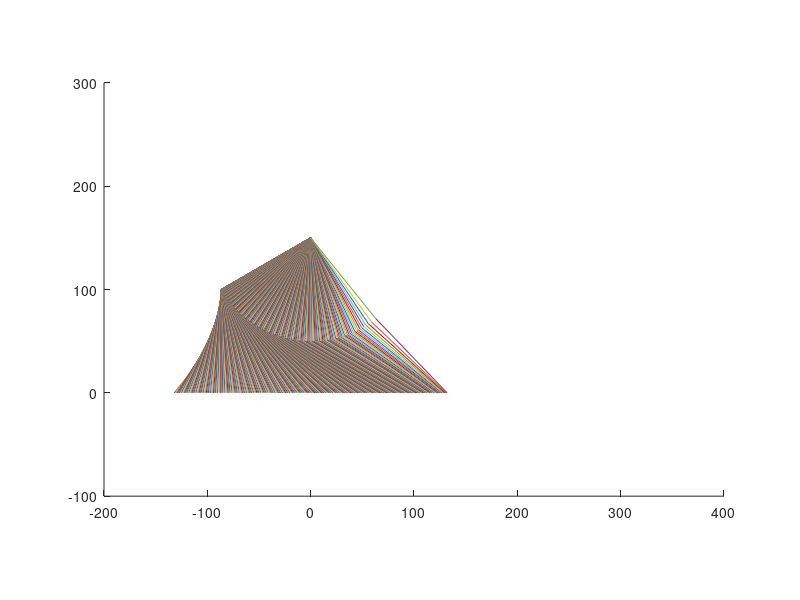

Recreate this plot in MATLAB.

%% Paremeters
l1=100;                 %Determines leg size, in this case we asume that upper and lower limb segments are the same size
% l2=4;
q1_Position=[0 150];    %Modify this parameter dependig on the leg size
xlimit=[-200 400];      %Modify this parameter dependig on the leg size
ylimit=[-100 300];      %Modify this parameter dependig on the leg size
lastTouchPoint=-500;    %Modify this parameter dependig on the leg size

figure
% title(['Posture with  q1:  ' num2str(rad2deg(q1_F_Uplimit))  'and    q2:  ' num2str(rad2deg(q2_F_Uplimit)) '  (deg) '])
%     xlabel('cm')
%     ylabel('cm') 
%     hold on
%%
for i=1:1000
    
    i
    x(1) = q1_Position(1);
    y(1) = q1_Position(2);
    x(2) = q1_Position(1);
    y(2) = 0;
    x(3) = lastTouchPoint+i; 
    y(3) = 0;
    x(4) = q1_Position(1); 
    y(4) = q1_Position(2);
   
    mid_Hip_x=(q1_Position(1)-x(3))/2;
    mid_Hip_y=(q1_Position(2)-y(3))/2;
    

       slope=(y(3)-q1_Position(2))/(x(3)+q1_Position(1)); 

    deg=atand(slope);
  

%     plot(x(:),y(:));
%     hold on 
    if (x(3)<0)
    foot_q1_dist=sqrt(((x(1)+x(3))^2)+(y(1)-y(2))^2)
    else
    foot_q1_dist=sqrt(((x(1)-x(3))^2)+(y(1)-y(2))^2)   
    end
    max_dist=l1*2
    c=sqrt(l1^2-(foot_q1_dist/2)^2);
    
if(foot_q1_dist<=(l1*2))
    if (x(3)<q1_Position(1))
%         plot ([mid_Hip_x+x(3) (mid_Hip_x+x(3))+(c*cosd(90+deg))], [mid_Hip_y+y(3) (mid_Hip_y+y(3))+(c*sind(90+deg))]);
%         hold on
        plot ([(mid_Hip_x+x(3))+(c*cosd(90+deg)) x(3)], [(mid_Hip_y+y(3))+(c*sind(90+deg)) y(3)]);
        hold on
        plot ([(mid_Hip_x+x(3))+(c*cosd(90+deg)) x(1)], [(mid_Hip_y+y(3))+(c*sind(90+deg)) y(1)]);

    else
%         plot ([mid_Hip_x+x(3) (mid_Hip_x+x(3))+(-c*cosd(90+deg))], [mid_Hip_y+y(3) (mid_Hip_y+y(3))+(-c*sind(90+deg))]);
%         hold on
        plot ([(mid_Hip_x+x(3))+(-c*cosd(90+deg)) x(3)], [(mid_Hip_y+y(3))+(-c*sind(90+deg)) y(3)]);
        hold on
        plot ([(mid_Hip_x+x(3))+(-c*cosd(90+deg)) x(1)], [(mid_Hip_y+y(3))+(-c*sind(90+deg)) y(1)]);
    end
end
    xlim(xlimit);
    ylim(ylimit);
    pbaspect([1 (ylimit(1)-ylimit(2))/(xlimit(1)-xlimit(2)) 1])


    hold on
end
    
